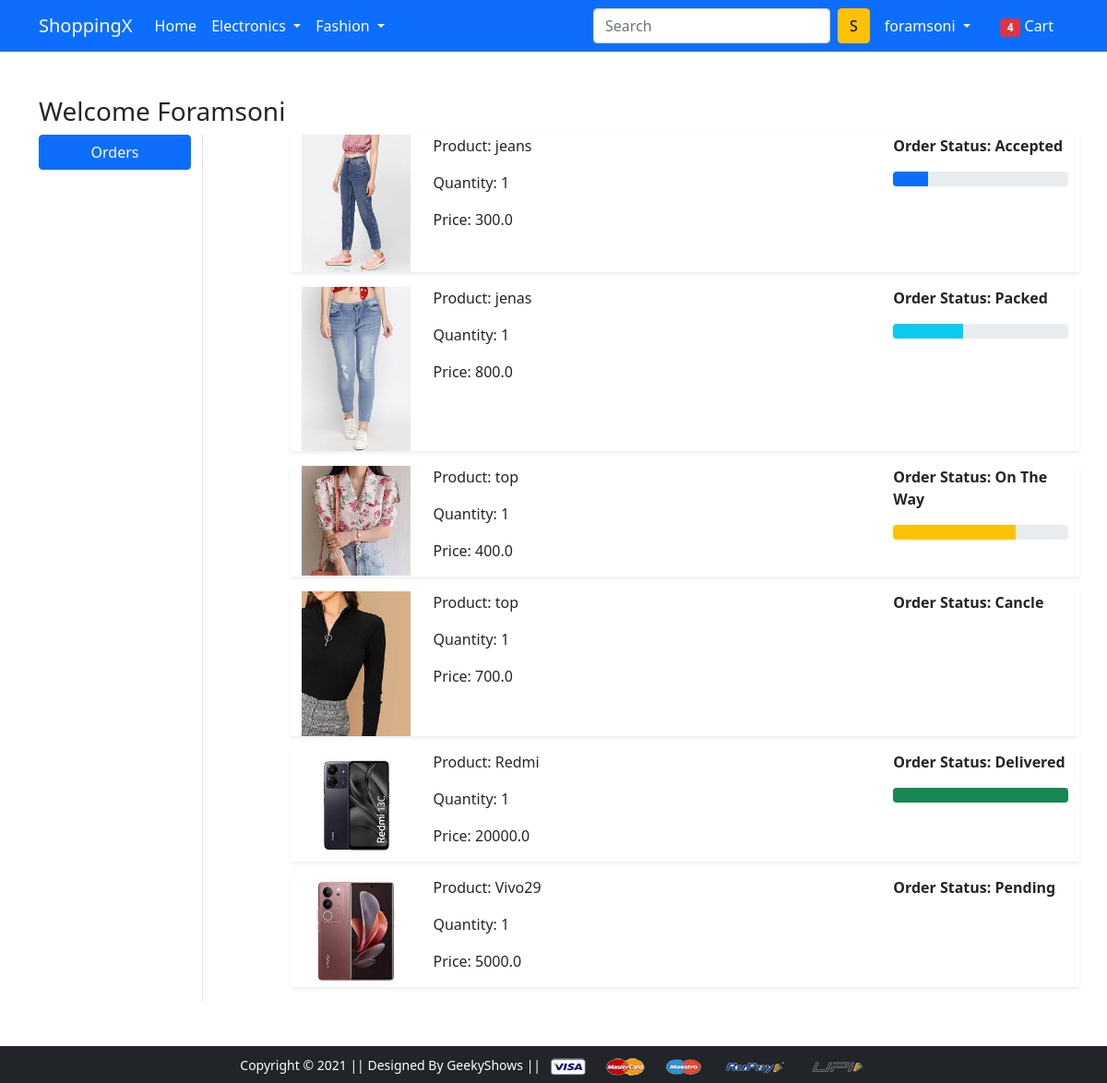
The page /orders/ (signed in) on the database its author committed.
### app/models.py (models this page shows, shortened)
class orderplaced(models.Model):
    user = models.ForeignKey(User, on_delete=models.CASCADE)
    customer = models.ForeignKey(Customer, on_delete=models.CASCADE)
    product = models.ForeignKey(Product, on_delete=models.CASCADE)
    quantity = models.PositiveIntegerField(default=1)
    ordered_date = models.DateTimeField(auto_now_add=True)
    status = models.CharField(choices=STATUS_CHOICES,default='Pending',max_length=50)
    @property
    def total_cost(self):
        return self.quantity * self.product.discount_price

class Product(models.Model):
    title = models.CharField(max_length=100)
    selling_price = models.FloatField()
    discount_price = models.FloatField()
    description = models.TextField()
    brand = models.CharField(max_length=100)
    category = models.CharField(choices=CATEGORY_CHOICES,max_length=2)
    product_image = models.ImageField(upload_to='productimg')

### app/views.py (the view)
# urls.py: path('orders/', views.orders, name='orders'),
@login_required
def orders(request):
 op = orderplaced.objects.filter(user=request.user)
 return render(request, 'app/orders.html',{'order_placed':op})

### app/templates/app/orders.html (shortened to what this page needs)
{% extends 'app/base.html' %}
{% load static %}
{% block main-content %}
<div class="container my-5">
 <div class="row">
 <h3>Welcome {{request.user.username|capfirst}}</h3>
  <div class="col-sm-2 border-end">
   <ul class="list-unstyled">
    <li class="d-grid"><a href="{% url 'orders' %}" class="btn btn-primary">Orders</a></li>
   </ul>
  </div>
  <div class="col-sm-9 offset-sm-1">
    {% for op in order_placed %}
   <div class="row shadow-sm mb-3">
    <div class="col-sm-2">
        <img src="{{op.product.product_image.url}}" alt="" class="img-fluid" height="150" width="150">
    </div>
    <div class="col-sm-7">
        <p>Product: {{op.product.title}}</p>
        <p>Quantity: {{op.quantity}}</p>
        <p>Price: {{op.total_cost}}</p>
    </div>
    <div class="col-sm-3 fw-bold">
        <p>Order Status: {{op.status}}</p>
        {% if op.status == 'Accepted' %}
         <div class="progress">
           <div class="progress-bar" role="progressbar" style="width: 20%;" aria-valuenow="20" aria-valuemin="0" aria-valuemax="100"></div>
        </div>
       {% endif %}
       {% if op.status == 'Packed' %}
       <div class="progress">
           <div class="progress-bar bg-info" role="progressbar" style="width: 40%;" aria-valuenow="40" aria-valuemin="0" aria-valuemax="100"></div>
       </div>
      {% endif %}
     {% if op.status == 'On The Way' %}
     <div class="progress">
         <div class="progress-bar bg-warning" role="progressbar" style="width: 70%;" aria-valuenow="70" aria-valuemin="0" aria-valuemax="100"></div>
     </div>
     {% endif %}
        {% if op.status == 'Delivered' %}
         <div class="progress">
            <div class="progress-bar bg-success" role="progressbar" style="width: 100%;" aria-valuenow="100" aria-valuemin="0" aria-valuemax="100"></div>
         </div>
        {% endif %}
    </div>
   </div>
   {% endfor %}
  </div>
 </div>
</div>
{% endblock main-content %}

### app/templates/app/base.html (shortened to what this page needs)
<!doctype html>
{% load static %}
<html lang="en">
  <head>
    <link href="https://cdn.jsdelivr.net/npm/bootstrap@5.0.0-beta1/dist/css/bootstrap.min.css" rel="stylesheet">
    <link rel="stylesheet" href="{% static 'app/css/owl.carousel.min.css' %}">
    <link rel="stylesheet" href="{% static 'app/css/all.min.css' %}">
    <link rel="stylesheet" href="{% static 'app/css/style.css' %}">
  </head>
  <body>
    <nav class="navbar navbar-expand-lg navbar-dark bg-primary">
     <div class="container">
       <a class="navbar-brand" href="/">ShoppingX</a>
       <div class="collapse navbar-collapse" id="navbarSupportedContent">
         <ul class="navbar-nav me-auto mb-2 mb-lg-0">
           <li class="nav-item">
             <a class="nav-link active" aria-current="page" href="/">Home</a>
           </li>
           <li class="nav-item dropdown">
             <a class="nav-link dropdown-toggle text-white" href="#" id="electronicsDropdown" role="button" data-bs-toggle="dropdown" aria-expanded="false">
               Electronics
             </a>
           </li>
           <li class="nav-item dropdown">
             <a class="nav-link dropdown-toggle text-white" href="#" id="fashionDropdown" role="button" data-bs-toggle="dropdown" aria-expanded="false">
               Fashion
             </a>
           </li>
         </ul>
         <form class="d-flex">
           <input class="form-control me-2" type="search" placeholder="Search" aria-label="Search">
           <button class="btn btn-warning" type="submit">S</button>
         </form>
         <div>
          <ul class="navbar-nav me-auto mb-2 mb-lg-0">
            {% if request.user.is_authenticated %}
           <li class="nav-item dropdown mx-2">
              <a class="nav-link dropdown-toggle text-white" href="#" id="profileDropdown" role="button" data-bs-toggle="dropdown" aria-expanded="false">
                {{request.user.username}}
              </a>
            </li>
            <li class="nav-item mx-2">
             <a href="{% url 'showcart' %}" class="nav-link text-white"><span class="badge bg-danger">4</span> Cart </a>
            </li>
            {%endif%}
          </ul>
         </div>
       </div>
     </div>
    </nav>
    {% block main-content %} {% endblock main-content %}
    <footer class="container-fluid bg-dark text-center p-2 mt-5">
        <small class="text-white">Copyright &copy; 2021 || Designed By GeekyShows || </small>
        <img src="{% static 'app/images/payment.png' %}" alt="" srcset="" class="img-fluid" height="2px">
    </footer>
  </body>
</html>

### rows shown on the page
orderplaced: product.product_image (picture), product "jeans", quantity "1", total_cost "300.0", status "Accepted"
orderplaced: product.product_image (picture), product "jenas", quantity "1", total_cost "800.0", status "Packed"
orderplaced: product.product_image (picture), product "top", quantity "1", total_cost "400.0", status "On The Way"
orderplaced: product.product_image (picture), product "top", quantity "1", total_cost "700.0", status "Cancle"
orderplaced: product.product_image (picture), product "Redmi", quantity "1", total_cost "20000.0", status "Delivered"
orderplaced: product.product_image (picture), product "Vivo29", quantity "1", total_cost "5000.0", status "Pending"

### other values the page prints
{{ request.user.username }} "foramsoni"
{{ request.user.username|capfirst }} "Foramsoni"
